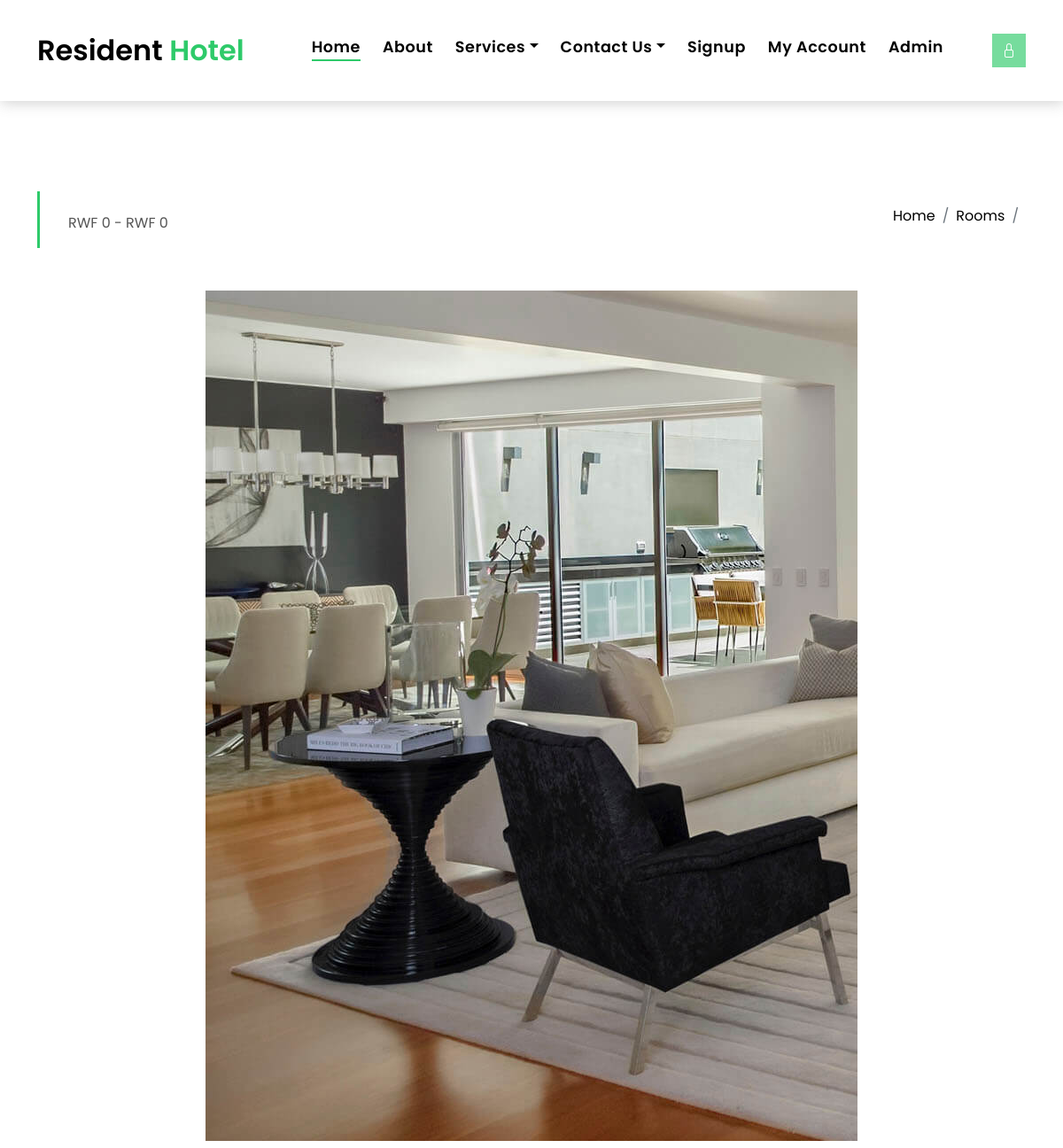
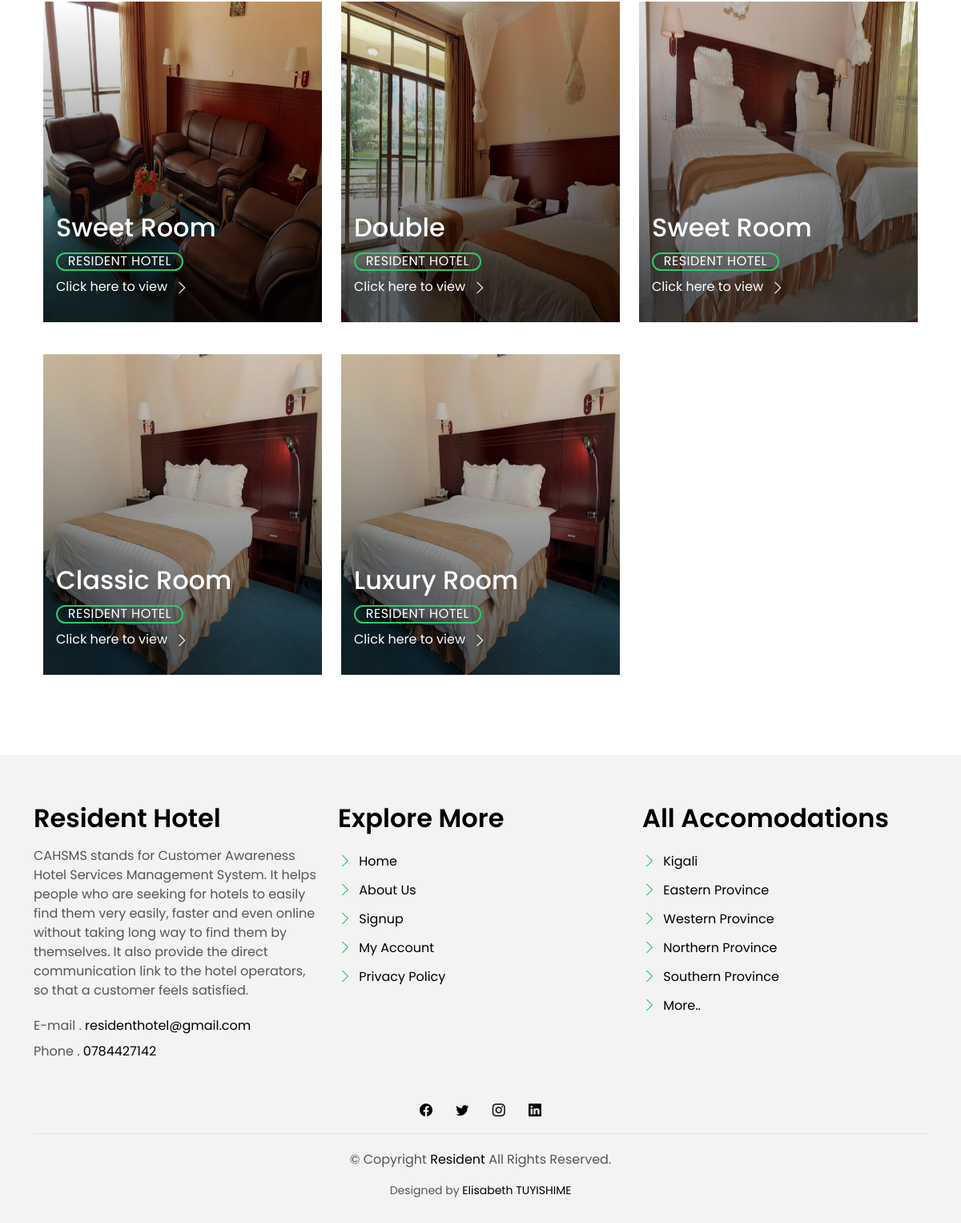
The page /property-single.php?q=1 on the database its author committed (2 pictures, top to bottom).
### tables this page shows
CREATE TABLE `rooms` (
  `id` int(11) NOT NULL,
  `hotel_id` int(11) NOT NULL,
  `display_title` varchar(255) NOT NULL,
  `number` varchar(255) NOT NULL,
  `price_per_hour` double NOT NULL,
  `price_per_day` double NOT NULL,
  `availability` tinyint(4) NOT NULL DEFAULT 1,
  `image` text NOT NULL,
  `created_at` timestamp NOT NULL DEFAULT current_timestamp(),
  `updated_at` datetime NOT NULL DEFAULT current_timestamp() ON UPDATE current_timestamp()
);

CREATE TABLE `hotel` (
  `id` int(11) NOT NULL,
  `hotel_name` varchar(100) NOT NULL,
  `website` varchar(60) NOT NULL,
  `location` varchar(255) NOT NULL,
  `g_photo` varchar(100) NOT NULL
);

CREATE TABLE `system_info` (
  `system_name` varchar(20) NOT NULL,
  `username` varchar(100) NOT NULL,
  `email` varchar(100) NOT NULL,
  `phone` varchar(20) NOT NULL,
  `password` varchar(100) NOT NULL,
  `location` varchar(100) NOT NULL,
  `about` text NOT NULL
);

### property-single.php (the view, shortened to what this page needs)
<!DOCTYPE html>
<html lang="en">
<head>
	<link href="assets/vendor/animate.css/animate.min.css" rel="stylesheet">
	<link href="assets/vendor/bootstrap/css/bootstrap.min.css" rel="stylesheet">
	<link href="assets/vendor/bootstrap-icons/bootstrap-icons.css" rel="stylesheet">
	<link href="assets/vendor/swiper/swiper-bundle.min.css" rel="stylesheet">
	<link href="assets/css/style.css" rel="stylesheet">
</head>
<body>
	<main id="main">
		<section class="intro-single">
			<div class="container">
				<?php
				include "./link.php";
				?>
				<div class="row">
					<div class="col-md-12 col-lg-8">
						<div class="title-single-box">
							<span class="color-text-a">RWF <?php echo number_format($room["price_per_hour"]) ?> - RWF <?php echo number_format($room["price_per_day"]) ?></span>
						</div>
					</div>
					<div class="col-md-12 col-lg-4">
						<nav aria-label="breadcrumb" class="breadcrumb-box d-flex justify-content-lg-end">
							<ol class="breadcrumb">
								<li class="breadcrumb-item">
									<a href="index.html">Home</a>
								</li>
								<li class="breadcrumb-item">
									<a href="rooms-grid.php">Rooms</a>
								</li>
								<li class="breadcrumb-item active" aria-current="page">
								</li>
							</ol>
						</nav>
					</div>
				</div>
			</div>
		</section>
		<section class="property-single nav-arrow-b">
			<div class="container">
				<div class="row justify-content-center">
					<div class="col-lg-8">
						<div id="property-single-carousel" class="swiper">
							<div class="swiper-wrapper">
								<div class="carousel-item-b swiper-slide">
									<img src="assets/img/slide-1.jpg" alt="">
								</div>
							</div>
						</div>
					</div>
				</div>
				<section class="property-grid grid">
					<div class="container">
						<div class="row">
							<?php
							$sql = $link->query("SELECT r.*, h.hotel_name FROM rooms r LEFT JOIN hotel h ON h.id = r.hotel_id WHERE h.id = '$_GET[q]' ORDER BY r.id DESC");
							while ($row = mysqli_fetch_array($sql)) {
								$room = $row['display_title'];
								$web   = $row['hotel_name'];
								$loc   = $row['location'];
								$image = $row['image'];
							?>
								<div class="col-md-4">
									<div class="card-box-a card-shadow">
										<div class="img-box-a">
											<img src="images/<?php echo $image; ?>" alt="" class="img-a img-fluid" style="min-height: 400px;max-height: 400px;min-width: 100%;max-width: 100%;">
										</div>
										<div class="card-overlay">
											<div class="card-overlay-a-content">
												<div class="card-header-a">
													<h2 class="card-title-a">
														<?php echo $room; ?>
														<br /> <?php echo $loc; ?>
													</h2>
												</div>
												<div class="card-body-a">
													<div class="price-box d-flex">
														<span class="price-a"><?php echo $web; ?></span>
													</div>
													<a href="rooms-single.php?q=<?php echo $row["id"] ?>" class="link-a">Click here to view
														<span class="bi bi-chevron-right"></span>
													</a>
												</div>
											</div>
										</div>
									</div>
								</div>
							<?php } ?>
						</div>
					</div>
				</section>
			</div>
		</section>
	</main>
	<?php include 'footer.php'; ?>
</body>
</html>

### footer.php
<?php
include 'link.php';
$info = $link->query("SELECT * FROM system_info");
$row = mysqli_fetch_array($info);
?>
  <section class="section-footer">
    <div class="container">
      <div class="row">
        <div class="col-sm-12 col-md-4">
          <div class="widget-a">
            <div class="w-header-a">
              <h3 class="w-title-a text-brand">Resident Hotel</h3>
            </div>
            <div class="w-body-a">
              <p class="w-text-a color-text-a">
                <?php echo $row['about']; ?>
              </p>
            </div>
            <div class="w-footer-a">
              <ul class="list-unstyled">
                <li class="color-a">
                  <span class="color-text-a">E-mail .</span> <?php echo $row['email']; ?>
                </li>
                <li class="color-a">
                  <span class="color-text-a">Phone .</span> <?php echo $row['phone']; ?>
                </li>
              </ul>
            </div>
          </div>
        </div>
        <div class="col-sm-12 col-md-4 section-md-t3">
          <div class="widget-a">
            <div class="w-header-a">
              <h3 class="w-title-a text-brand">Explore More</h3>
            </div>
            <div class="w-body-a">
              <div class="w-body-a">
                <ul class="list-unstyled">
                  <li class="item-list-a">
                    <i class="bi bi-chevron-right"></i> <a href="index.php">Home</a>
                  </li>
                  <li class="item-list-a">
                    <i class="bi bi-chevron-right"></i> <a href="about.php">About Us</a>
                  </li>
                  <li class="item-list-a">
                    <i class="bi bi-chevron-right"></i> <a href="signup.php">Signup</a>
                  </li>
                  <li class="item-list-a">
                    <i class="bi bi-chevron-right"></i> <a href="login.php">My Account</a>
                  </li>
                  <li class="item-list-a">
                    <i class="bi bi-chevron-right"></i> <a href="#">Privacy Policy</a>
                  </li>
                </ul>
              </div>
            </div>
          </div>
        </div>
        <div class="col-sm-12 col-md-4 section-md-t3">
          <div class="widget-a">
            <div class="w-header-a">
              <h3 class="w-title-a text-brand">All Accomodations</h3>
            </div>
            <div class="w-body-a">
              <ul class="list-unstyled">
                <li class="item-list-a">
                  <i class="bi bi-chevron-right"></i> <a href="#">Kigali</a>
                </li>
                <li class="item-list-a">
                  <i class="bi bi-chevron-right"></i> <a href="#">Eastern Province</a>
                </li>
                <li class="item-list-a">
                  <i class="bi bi-chevron-right"></i> <a href="#">Western Province</a>
                </li>
                <li class="item-list-a">
                  <i class="bi bi-chevron-right"></i> <a href="#">Northern Province</a>
                </li>
                <li class="item-list-a">
                  <i class="bi bi-chevron-right"></i> <a href="#">Southern Province</a>
                </li>
                <li class="item-list-a">
                  <i class="bi bi-chevron-right"></i> <a href="#">More..</a>
                </li>
              </ul>
            </div>
          </div>
        </div>
      </div>
    </div>
  </section>
  <footer>
    <div class="container">
      <div class="row">
        <div class="col-md-12">
          <div class="socials-a">
            <ul class="list-inline">
              <li class="list-inline-item">
                <a href="#">
                  <i class="bi bi-facebook" aria-hidden="true"></i>
                </a>
              </li>
              <li class="list-inline-item">
                <a href="#">
                  <i class="bi bi-twitter" aria-hidden="true"></i>
                </a>
              </li>
              <li class="list-inline-item">
                <a href="#">
                  <i class="bi bi-instagram" aria-hidden="true"></i>
                </a>
              </li>
              <li class="list-inline-item">
                <a href="#">
                  <i class="bi bi-linkedin" aria-hidden="true"></i>
                </a>
              </li>
            </ul>
          </div>
          <div class="copyright-footer">
            <p class="copyright color-text-a">
              &copy; Copyright
              <span class="color-a">Resident</span> All Rights Reserved.
            </p>
          </div>
          <div class="credits">
            Designed by <a href="#">Elisabeth TUYISHIME</a>
          </div>
        </div>
      </div>
    </div>
  </footer>

### assets/css/style.css (style rules this page uses)
body { font-family: "Poppins", sans-serif; color: #555555; }
h1, h2, h3, h4, h5, h6 { color: #000000; }
a { color: #000000; text-decoration: none; transition: all 0.5s ease; }
.link-a { text-decoration: none; color: #ffffff; text-decoration: none; }
@media (min-width: 768px) { .link-a { font-size: 0.9rem; } }
@media (min-width: 992px) { .link-a { font-size: 1rem; } }
.link-a span { font-size: 18px; vertical-align: middle; margin-left: 5px; }
@media (min-width: 768px) { .link-a span { font-size: 1.5rem; } }
@media (min-width: 992px) { .link-a span { font-size: 18px; } }
.text-brand { color: #000000; font-size: 2rem; font-weight: 600; }
.color-a { text-decoration: none; color: #000000; }
.color-text-a { text-decoration: none; color: #555555; }
.socials-a { text-decoration: none; }
.socials-a .list-inline-item:not(:last-child) { margin-right: 25px; }
.intro-single { padding: 12rem 0 3rem; }
.intro-single .title-single-box { padding: 1rem 0 1rem 2rem; }
.intro-single .title-single-box { border-left: 3px solid #2eca6a; }
.intro-single .breadcrumb-box { padding: 1rem 0 0 0.5rem; }
.intro-single .breadcrumb { background-color: transparent; padding-right: 0; padding-left: 0; }
.card-box-a span, .card-box-b span, .card-box-c span, .card-box-d span { line-height: 0; }
@media (min-width: 768px) { .grid .card-box-a, .grid .card-box-b, .grid .card-box-c, .grid .card-box-d { margin-bottom: 2.5rem; } }
.card-box-a, .card-box-b, .card-box-d { position: relative; overflow: hidden; -webkit-backface-visibility: hidden; backface-visibility: hidden; }
.card-box-a .img-a, .card-box-a .img-b, .card-box-b .img-a, .card-box-b .img-b { transition: 0.8s all ease-in-out; }
@media (min-width: 768px) { .card-box-a .price-a, .card-box-b .price-a { font-size: 0.9rem; } }
@media (min-width: 992px) { .card-box-a .price-a, .card-box-b .price-a { font-size: 1rem; } }
.card-overlay { position: absolute; width: 100%; height: 100%; top: 0; left: 0; }
.card-shadow { -webkit-backface-visibility: hidden; backface-visibility: hidden; }
.card-shadow:before { content: " "; position: absolute; top: 0; left: 0; width: 100%; height: 100%; z-index: 1; background: linear-gradient(to bottom, rgba(0, 0, 0, 0) 0%, rgba(0, 0, 0, 0.2) 27%, rgba(0, 0, 0, 0.65) 90%); }
.card-overlay-a-content { transition: all 0.5s ease-in; position: absolute; width: 100%; bottom: 0px; z-index: 2; }
@media (min-width: 768px) { .card-overlay-a-content { bottom: -20px; } }
@media (min-width: 992px) { .card-overlay-a-content { bottom: 0px; } }
.card-header-a { padding: 0 1rem; }
.card-header-a .card-title-a { color: #ffffff; margin-bottom: 0; padding-bottom: 0.7rem; }
@media (min-width: 768px) { .card-header-a .card-title-a { font-size: 1.3rem; } }
@media (min-width: 992px) { .card-header-a .card-title-a { font-size: 2rem; } }
.card-body-a { z-index: 2; transition: all 0.5s ease-in; padding: 0rem 1rem 2rem 1rem; }
.card-body-a .price-box { padding-bottom: 0.5rem; }
.price-a { color: #ffffff; padding: 0.6rem 0.8rem; border: 2px solid #2eca6a; border-radius: 50px; text-transform: uppercase; letter-spacing: 0.03em; }
.section-footer { padding-top: 60px; margin-top: 60px; background: #f3f3f3; }
.section-footer ul { line-height: 2; }
.section-footer .item-list-a i { font-size: 18px; padding-right: 4px; color: #2eca6a; }
.section-footer .widget-a .w-title-a { margin-bottom: 1rem; }
footer { background: #f3f3f3; text-align: center; padding: 30px 0; }
footer .copyright-footer { border-top: 1px solid #ddd; padding-top: 20px; }
footer .credits { font-size: 14px; }

### rows shown on the page
rooms: image (picture), display_title "Sweet Room", hotel.hotel_name "RESIDENT HOTEL"
rooms: image (picture), display_title "Double", hotel.hotel_name "RESIDENT HOTEL"
rooms: image (picture), display_title "Sweet Room", hotel.hotel_name "RESIDENT HOTEL"
rooms: image (picture), display_title "Classic Room", hotel.hotel_name "RESIDENT HOTEL"
rooms: image (picture), display_title "Luxury Room", hotel.hotel_name "RESIDENT HOTEL"
system_info: about "CAHSMS stands for Customer Awareness Hotel Services Management System. It helps people who are seeking for hotels to easily find them very easily, faster and even online without taking long way to find them by themselves. It also provide the direct communication link to the hotel operators, so that a customer feels satisfied.", email "residenthotel@gmail.com", phone "0784427142"

### other values the page prints
$room["price_per_hour"] "0"
$room["price_per_day"] "0"
